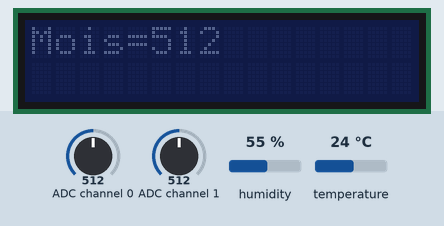
Bench run of a program on a simulated Raspberry Pi (BCM pin numbers). Shown: 16×2 character LCD. The test bench sets the inputs (shaded band); at power-on: humidity 55 %, ADC channel 0 = 512, ADC channel 1 = 512, temperature 24 °C (analog values on the 0–1023 scale).

Above: at 1.2 s.
1.3 s: humidity set to 22 %
At 5.8 s:
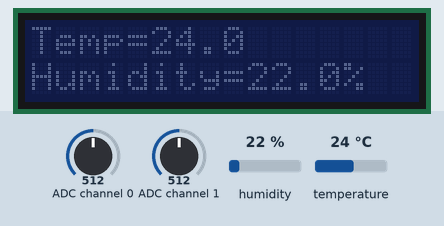
12.3 s: ADC channel 0 set to 716
At 14.2 s:
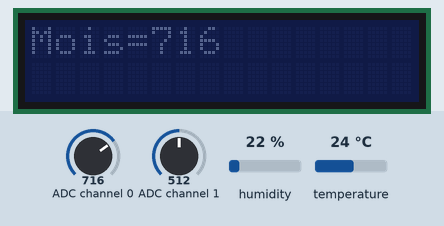
19.8 s: ADC channel 1 set to 716
At 22.6 s:
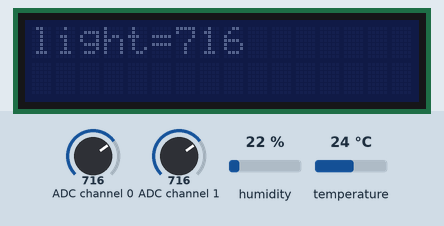
27.3 s: temperature set to 12 °C
At 32.1 s:
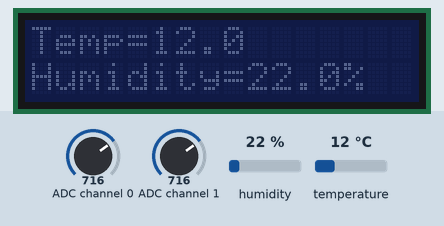
35.0 s: ADC channel 0 set to 992
At 41.6 s:
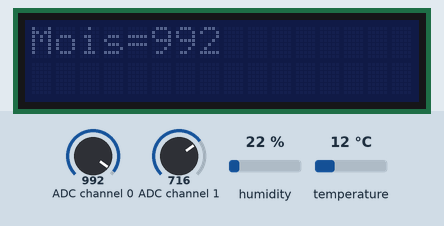
43.8 s: ADC channel 1 set to 992
At 50.0 s:
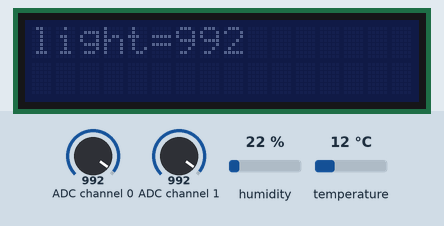
Timing chart, 0 to 51.5 s (numbered marks = the images above; inputs shaded):
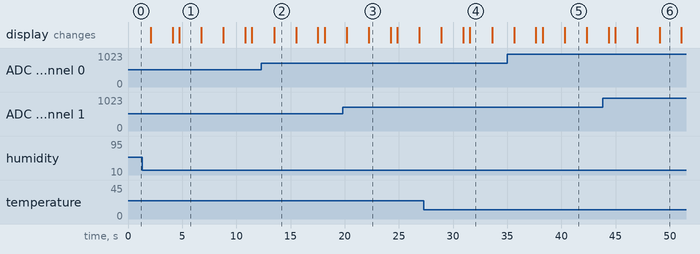

The program:

20_plant_expert.py
```python
import RPi.GPIO as GPIO
import time
import Adafruit_DHT
import Adafruit_CharLCD as LCD
import spidev
import sys

# set GPIO board mode
GPIO.setmode(GPIO.BCM)
sensor_type = 11
sensor_pin = 5  #temperature&humudity sensor pin

# define LCD column and row size for 16x2 LCD
lcd_columns=16
lcd_rows=2
# initialize the LCD using the pins
lcd=LCD.Adafruit_CharLCDBackpack(address=0x20)
# turn backlight on
lcd.set_backlight(0)

spi = spidev.SpiDev()
spi.open(0,0)
spi.max_speed_hz = 1000000

def readadc(adcnum):
	r = spi.xfer2([1,8+adcnum<<4,0])
	adcout = ((r[1]&3)<<8)+r[2]
	return adcout

try:
    while True:
        moisture_value = readadc(0)
        lcd.message("Mois={}".format(moisture_value))
        time.sleep(2)
        lcd.clear()
        light_value = readadc(1)
        lcd.message("light={}".format(light_value))
        time.sleep(2)
        lcd.clear()
        humidity, temperature = Adafruit_DHT.read_retry(sensor_type, sensor_pin)
        if humidity is not None and temperature is not None:
            lcd.message("Temp={0:0.1f}\nHumidity={1:0.1f}%".format(temperature, humidity))
            time.sleep(2)
        lcd.clear()

except KeyboardInterrupt:
    lcd.clear()
    lcd.set_backlight(1)
    GPIO.cleanup()
```

Measured:
- what the display in image 1 shows lasts 2.1 s, from 4.7 s to 6.8 s
